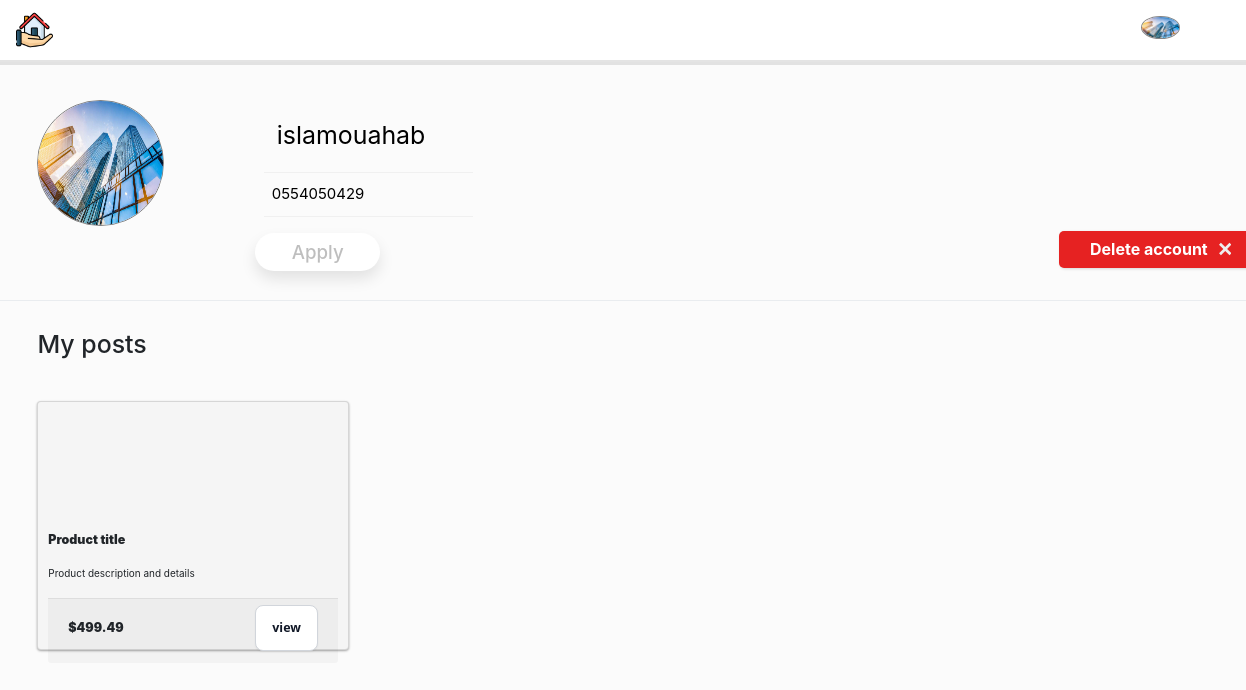
/real_estate/profile/1 (signed in), run on an earlier commit of the app's database.
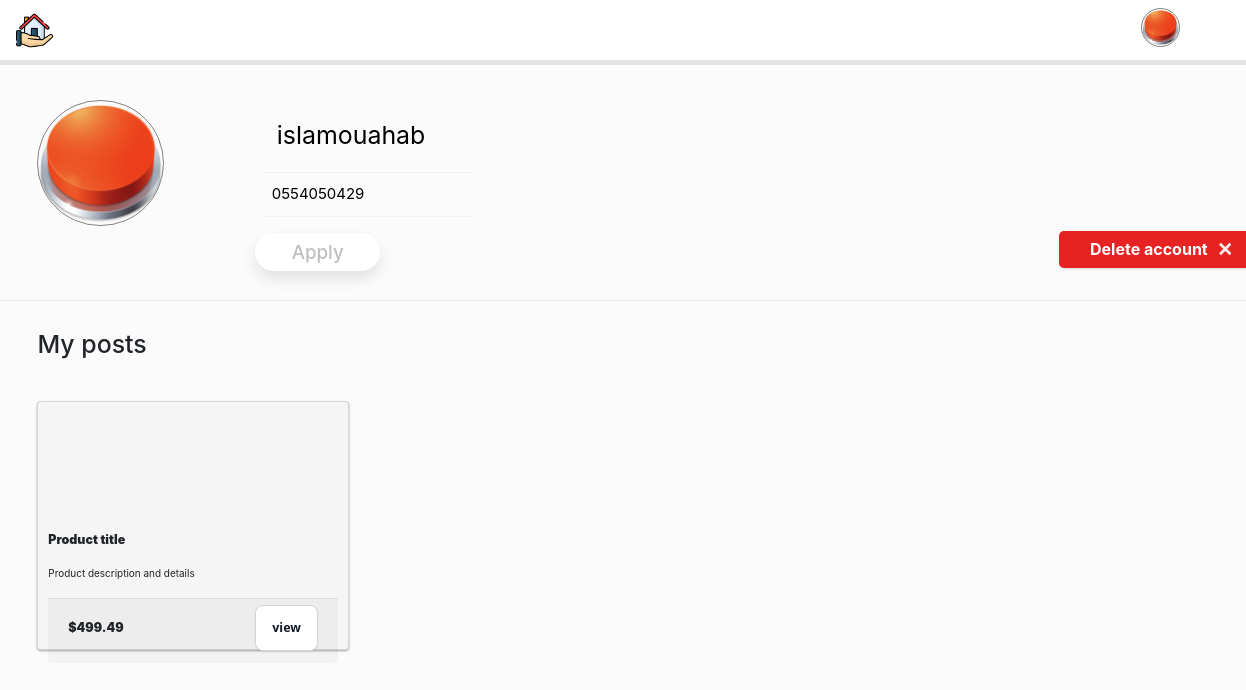
And on a later commit of the database.
### main/models.py (models this page shows, shortened)
class custom_user(AbstractUser):
    phone_num = models.CharField(max_length=15)
    profile_pic = models.ImageField(upload_to='profile_pics/')

### main/views.py (the view)
def profile(request , user_id):
   if request.user.id==user_id :
      return render(request , 'profile.html',{'alert':False})
   else:
      raise PermissionDenied()

### main/templates/profile.html (shortened to what this page needs)
{% load static %}
<!DOCTYPE html>
<html lang="en">
<head>
    <link rel="stylesheet" href="https://cdn.jsdelivr.net/npm/bootstrap@4.4.1/dist/css/bootstrap.min.css">
    <link rel="stylesheet" href="{% static 'css/home.css' %}">
    <link rel="stylesheet" href="{% static 'css/profile.css' %}">
</head>
<body style="background-color:rgba(0, 0, 0, 0.015);">
  <div class="navbar">
    <a href="{% url 'home'%}"><img src="{% static 'public/external/brand.png' %}" ></a>
    <div class="action-bar" style="justify-content:flex-end">
    <div class="account-container">
       <div class="">
      <div class="dropdown">
        <button class="account" type ="button" data-bs-toggle="dropdown" aria-expanded="false"><img src={% if user.profile_pic %}{%if user.profile_pic.url %}'{{user.profile_pic.url}}'{%else%}"{% static 'public/external/no-user.png' %}" {%endif%}{%endif%} alt=""></button>
      </div>
    </div>
    </div>
  </div>
  </div>
  <div class="info-container">
    <form action="{% url 'update_profile' user.id %}" method="post" enctype="multipart/form-data">
    <div class="profile-pic">
       <button class="account"  type ="button" id="profile-pic"> <img src={% if user.profile_pic %}{%if user.profile_pic.url %}'{{user.profile_pic.url}}'{%else%}"{% static 'public/external/no-user.png' %}" {%endif%}{%endif%} alt=""></button>
    </div>
    </body>
    <div class="user-des">
        <ul>
            <input type="text" name="username" value="{{user.username}}" class="username" >
            <input type="text" name="phone_num" value="{{user.phone_num}}" class="phone_num">
        </ul>
        <button type="submit" class="apply">Apply</button>
    </div>
      <div class="delete-div">
        <a href="{% url 'delete_user' user.id%}"><button class="delete"><span class="text">Delete account</span><span class="icon"><svg xmlns="http://www.w3.org/2000/svg" width="24" height="24" viewBox="0 0 24 24"><path d="M24 20.188l-8.315-8.209 8.2-8.282-3.697-3.697-8.212 8.318-8.31-8.203-3.666 3.666 8.321 8.24-8.206 8.313 3.666 3.666 8.237-8.318 8.285 8.203z"></path></svg></span></button></a>
      </div>
    <br>
<hr class="dropdown-divider">
<p style="font-weight:500;font-size:2vw;margin-left:3vw;margin-top:2vw">My posts</p>
<div class="cards">
  <div class="card">
    <div class="card-img"><img src="{% static 'public/external/background.png' %}" alt=""></div>
    <div class="card-info">
      <p class="text-title">Product title </p>
      <p class="text-body">Product description and details</p>
    </div>
    <div class="card-footer">
    <span class="text-title">$499.49</span>
    <button class="view-item">view</button>
  </div>
</div>
</div>
  </body>
</html>

What changed in the data, as far as the page shows it:
changed custom_user "islamouahab": profile_pic: a different picture
